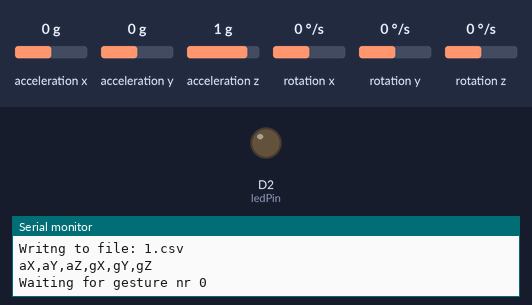
This sketch was run on a simulated Arduino Nano 33 BLE. Shown: output pins drawn as LEDs (lit = HIGH), the last lines printed to the serial monitor. The test bench sets the inputs (shaded band); at power-on: acceleration x 0 g, acceleration y 0 g, acceleration z 1 g, rotation x 0 °/s, rotation y 0 °/s, rotation z 0 °/s. Storage starts empty.

Above: at 1.3 s.
1.4 s: acceleration x set to -0.7 g
2.9 s: acceleration x set to -1 g
At 3.07 s:
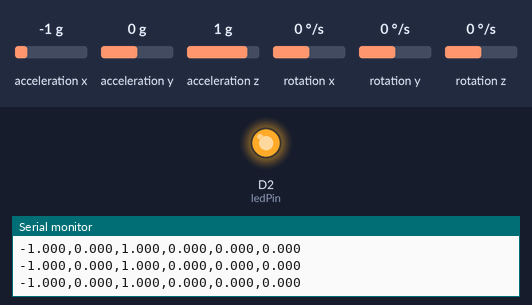
5.9 s: acceleration x set to -0.8 g
At 6.9 s:
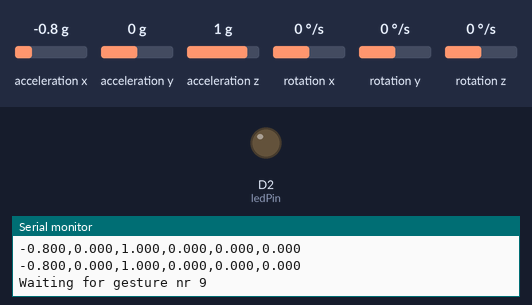
7.5 s: acceleration x set to -1.4 g
At 7.67 s:
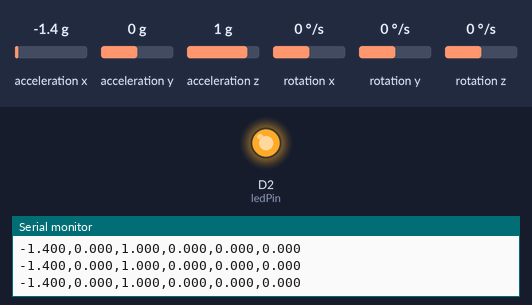
Timing chart, 0 to 10.5 s (numbered marks = the images above; inputs shaded):
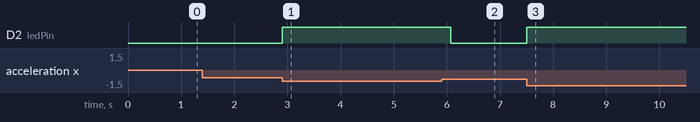

Measured:
- the behaviour switches between -0.8 and -0.9 g on acceleration x (found by bisection; images 0 and 1)
- after the input at 1.4 s, every drawn part: stays the same
- after the input at 2.9 s, D2 (ledPin): LOW → HIGH at once
- after the input at 5.9 s, D2 (ledPin): HIGH → LOW after 0.17 s
- after the input at 7.5 s, D2 (ledPin): LOW → HIGH at once

The sketch:

gesture_capture.ino
```cpp
/*
*  This example uses the on-board IMU to start reading acceleration and gyroscope
*  data from on-board IMU and prints it to the Serial Monitor for one second
*  when the significant motion is detected, it also logs the data to a SD card
*  Saves each gesture data to a SD card in a separate file "1.csv", "2.csv" etc
*  based on example from https://github.com/arduino/ArduinoTensorFlowLiteTutorials
*  To record the next gesture swipe right with your hand in front of the board, it uses
*  the on board gesture detector to detect GESTURE_RIGHT and to record in the next csv file
*
* PINOUT
*
* CARD READER 5V variant
* MOSI   -  pin 11
* MISO   -  pin 12
* CLK    -  pin 13
* CS     -  pin 4
* GND    -  GND
* VCC    -  VIN
*
* LED
* D2     -  pin through a 220ohms resistor
* GND    -  GND
*/

#include <SPI.h>
#include <SD.h>
#include <Arduino_LSM9DS1.h>
#include <Arduino_APDS9960.h>

const float accelerationThreshold = 1.9; // threshold of significant in G's
const int numSamples = 119;
const int sdChipSelect = 4;
const int ledPin = 2;

int samplesRead = numSamples;
int currentGesture;
byte gestureNr = 1;
byte fileNr = 1;
byte printBufferCursor = 0;
String printBuffer[9] = {};
File datafile;


void setup() {
    Serial.begin(9600);
    while (!Serial); // comment this line when the device is not connected with the USB cable to the computer
    if (!IMU.begin()) {
        Serial.println("Failed to initialize IMU!");
        while (1000);
    }
    if (!SD.begin(sdChipSelect)) {
        Serial.println("Card failed, or not present");
        while (1000);
    }
    if (!APDS.begin()) {
       Serial.println("Error initializing APDS9960 sensor.");
       while (1000); // Stop forever
    }
    pinMode(ledPin, OUTPUT);
    //remove files on card
    for (byte i=0;i<=10;i++) {
        SD.remove(String(i) + ".csv");
    }
    prepareNextFile();
}

void loop() {
    float aX, aY, aZ, gX, gY, gZ;

    // wait for significant motion
    while (samplesRead == numSamples) {
        if (!IMU.accelerationAvailable()) {
            break;
        }
        IMU.readAcceleration(aX, aY, aZ);
        // sum up the absolutes
        float aSum = fabs(aX) + fabs(aY) + fabs(aZ);
        processGesture();
        // if it's above the threshold reset the sample read count
        if (aSum >= accelerationThreshold) {
            samplesRead = 0;
            digitalWrite(ledPin, HIGH);
            break;
        }
    }

    // check if the all the required samples have been read since
    // the last time the significant motion was detected
    while (samplesRead < numSamples) {
        if (!(IMU.accelerationAvailable() && IMU.gyroscopeAvailable())) {
            break;
        }
        processGesture();
        IMU.readAcceleration(aX, aY, aZ);
        IMU.readGyroscope(gX, gY, gZ);
        samplesRead++;
        print(String(aX, 3) + "," + String(aY, 3) + "," + String(aZ, 3) + "," + String(gX, 3) + "," + String(gY, 3) + "," + String(gZ, 3) + "\n");
        if (samplesRead == numSamples) { // if nr of samplex is aquired print a newline and flush to sd card
            print("\n");
            flushToSdCard();
            gestureNr++;
            digitalWrite(ledPin, LOW);
            Serial.println("Waiting for gesture nr " + String(gestureNr));
        }
    }
}

void print(String data) {
    Serial.print(data);
    printBuffer[printBufferCursor] += data;
    if (printBuffer[printBufferCursor].length() > 1000) {
        printBufferCursor++;
    }
}

void flushToSdCard() {
     for(byte i = 0;i<=printBufferCursor;i++) {
        datafile.print(printBuffer[i]);
     }
     for(byte i = 0;i<=printBufferCursor;i++) {
        printBuffer[i] = "";
     }
     printBufferCursor = 0;
}

/**
 * If the file is open closes current datafile
 * create new file 1.csv then 2.csv etc
 * append CSV header to it
 */
void prepareNextFile() {
    Serial.println("Writng to file: " + String(fileNr) + ".csv");
    if (datafile) {
        Serial.println("closing datafile");
        datafile.close();
        delay(100);
    }
    datafile = SD.open(String(fileNr) + ".csv", FILE_WRITE);
    delay(100);
    print("aX,aY,aZ,gX,gY,gZ\n");
    fileNr++;
    gestureNr = 0;
    Serial.println("Waiting for gesture nr " + String(gestureNr));
}

/**
 * Check if right gesture is available switch to the next file
 * also flashes the led two times
 */
void processGesture() {
    if (!APDS.gestureAvailable()) {
        return;
    }
    if (APDS.readGesture() == GESTURE_RIGHT) {
        digitalWrite(ledPin, HIGH);
        delay(150);
        digitalWrite(ledPin, LOW);
        delay(150);
        digitalWrite(ledPin, HIGH);
        delay(300);
        digitalWrite(ledPin, LOW);
        prepareNextFile();
    }
}
```
